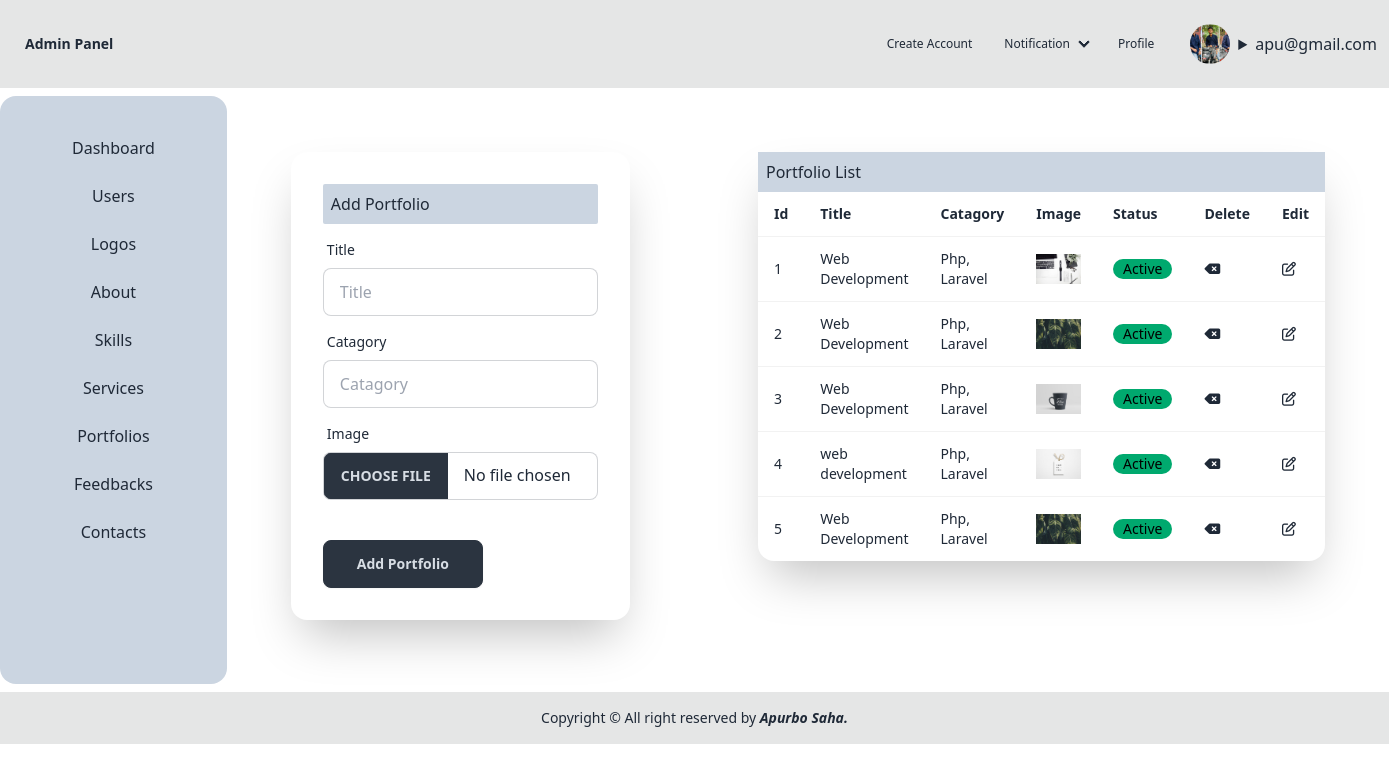
Screenshot of /portfolio.php (signed in) with the database file from the repository.
### tables this page shows
CREATE TABLE `users` (
  `Id` int(11) NOT NULL,
  `Email` varchar(100) NOT NULL,
  `Password` varchar(100) NOT NULL,
  `Country` varchar(100) NOT NULL,
  `Gender` varchar(100) NOT NULL,
  `Photo` varchar(100) DEFAULT NULL,
  `Role` int(100) DEFAULT NULL
);

CREATE TABLE `portfolios` (
  `Id` int(100) NOT NULL,
  `Title` varchar(100) NOT NULL,
  `Catagory` varchar(100) NOT NULL,
  `Image` varchar(100) NOT NULL,
  `Status` int(100) NOT NULL DEFAULT 0
);

### portfolio.php (the view, shortened to what this page needs)
<?php
require 'db.php';
require 'header.php';
$select = "SELECT * FROM portfolios";
$select_res = mysqli_query($db_connection, $select);
?>
<!DOCTYPE html>
<html lang="en">
<head>
    <link href="https://cdn.jsdelivr.net/npm/daisyui@4.12.10/dist/full.min.css" rel="stylesheet" type="text/css" />
    <script src="https://cdn.tailwindcss.com"></script>
    <link rel="stylesheet" href="https://cdnjs.cloudflare.com/ajax/libs/font-awesome/6.6.0/css/all.min.css" />
</head>
<body>
    <div class="flex">
    <div class="flex flex-col card card-body bg-slate-300 mt-2 ">
            <div class="mx-8">
                <a href="dashboard.php" class="flex justify-center items-center p-2 link link-hover">Dashboard</a>
            </div>
            <div class="mx-8">
                <a href="users_list.php" class="flex justify-center items-center p-2 link link-hover">Users</a>
            </div>
            <div class="mx-8">
                <a href="logo.php" class="flex justify-center items-center p-2 link link-hover">Logos</a>
            </div>
            <div class="mx-8">
                <a href="about.php" class="flex justify-center items-center p-2 link link-hover">About</a>
            </div>
            <div class="mx-8">
                <a href="skill.php" class="flex justify-center items-center p-2 link link-hover">Skills</a>
            </div>
            <div class="mx-8">
                <a href="service.php" class="flex justify-center items-center p-2 link link-hover">Services</a>
            </div>
            <div class="mx-8">
                <a href="portfolio.php" class="flex justify-center items-center p-2 link link-hover">Portfolios</a>
            </div>
            <div class="mx-8">
                <a href="feedback_list.php" class="flex justify-center items-center p-2 link link-hover">Feedbacks</a>
            </div>
            <div class="mx-8">
                <a href="contact_list.php" class="flex justify-center items-center p-2 link link-hover">Contacts</a>
            </div>
        </div>
        <div class="card card-body w-full">
            <div class="card-body ">
                <div class="card bg-base-100 w-full max-w-sm shrink-0 shadow-2xl">
                    <form class="card-body" action="port_post.php" method="post" enctype="multipart/form-data">
                        <h1 class="bg-slate-300 rounded-sm p-2">Add Portfolio</h1>
                        <div class="form-control">
                            <label class="label">
                                <span class="label-text">Title</span>
                            </label>
                            <input type="text" name="title" placeholder="Title" class="input input-bordered" />
                        </div>
                        <div class="form-control">
                            <label class="label">
                                <span class="label-text">Catagory</span>
                            </label>
                            <input type="text" name="catagory" placeholder="Catagory" class="input input-bordered" />
                        </div>
                        <div class="form-control">
                            <label class="label">
                                <span class="label-text">Image</span>
                            </label>
                            <input type="file" name="image" class="file-input file-input-bordered w-full max-w-xs" onchange="document.getElementById('blah').src = window.URL.createObjectURL(this.files[0])" />
                        </div>
                        <div class="form-control mt-6">
                            <button class="btn btn-neutral w-40">Add Portfolio</button>
                        </div>
                    </form>
                </div>
            </div>
        </div>
        <div class="card card-body w-full">
            <div class="card-body ">
                <div class="card bg-base-100 w-full max-w-xl shrink-0 shadow-2xl">
                    <h1 class="bg-slate-300 p-2">Portfolio List</h1>
                    <table class="table table-bordered">
                        <tr>
                            <th>Id</th>
                            <th>Title</th>
                            <th>Catagory</th>
                            <th>Image</th>
                            <th>Status</th>
                            <th>Delete</th>
                            <th>Edit</th>
                        </tr>
                        <?php foreach ($select_res as $index => $ports) { ?>
                            <tr>
                                <td><?= $index + 1 ?></td>
                                <td><?= $ports['Title'] ?></td>
                                <td><?= $ports['Catagory'] ?></td>
                                <td><img src="uploads/<?= $ports['Image'] ?>" width="100" alt=""></td>
                                <td><a class="badge badge-<?= ($ports['Status'] == 1 ? 'success' : 'error') ?>" href="portfolio_status.php?id=<?= $ports['Id'] ?>"><?= ($ports['Status'] == 1 ? 'Active' : 'Deactive') ?></a></td>
                                <td><a href="port_delete.php?id=<?= $ports['Id'] ?>" title="Delete Portfolio"><i class="fa-solid fa-delete-left"></i></a></td>
                                <td><a href="port_edit.php?id=<?= $ports['Id'] ?>" title="Edit Portfolio"><i class="fa-regular fa-pen-to-square"></i></a></td>
                            </tr>
                        <?php } ?>
                    </table>
                </div>
            </div>
        </div>
    </div>
</body>
</html>
<?php require 'footer.php' ?>

### header.php (shortened to what this page needs)
<?php
require 'db.php';
$logged_id = $_SESSION['logged_id'];
$select_logged_user = "SELECT * FROM users WHERE Id = $logged_id";
$select_logged_user_res = mysqli_query($db_connection, $select_logged_user);
$after_assoc_logged = mysqli_fetch_assoc($select_logged_user_res);
?>
<!DOCTYPE html>
<html lang="en">
<head>
</head>
<body>
    <div class="navbar bg-base-300">
        <div class="flex-1">
            <a class="btn btn-ghost text-xl">Admin Panel</a>
        </div>
        <div class="flex-none">
            <ul class="menu menu-horizontal px-1">
                <li> <a href="register.php" class="float-right label-text-alt link link-hover ">Create Account</a></li>
                <li>
                    <details class="dropdown">
                        <summary class=""><a href="" class="label-text-alt link link-hover">Notification</a></summary>
                    </details>
                </li>
                <li><a class="label-text-alt link link-hover" href="profile.php">Profile</a></li>
            </ul>
        </div>
        <label class="label px-6">
            <?php
            if ($after_assoc_logged['Photo'] == null) { ?>
                <div class="avatar">
                    <div class="w-10 m-2 rounded-full">
                        <img src="" />
                    </div>
                </div>
            <?php } else { ?>
                <div class="avatar">
                    <div class="w-10 m-2 rounded-full">
                        <img src="/RegisterPage/uploads/<?= $after_assoc_logged['Photo'] ?>" />
                    </div>
                </div>
            <?php } ?>
            <details>
                <summary><?= $after_assoc_logged['Email'] ?></summary>
            </details>
        </label>
    </div>
</body>
</html>

### rows the page displays
users: Photo (picture), Email "apu@gmail.com"
portfolios: Title "Web Development", Catagory "Php, Laravel", Image (picture), Status "Active"
portfolios: Title "Web Development", Catagory "Php, Laravel", Image (picture), Status "Active"
portfolios: Title "Web Development", Catagory "Php, Laravel", Image (picture), Status "Active"
portfolios: Title "web development", Catagory "Php, Laravel", Image (picture), Status "Active"
portfolios: Title "Web Development", Catagory "Php, Laravel", Image (picture), Status "Active"
